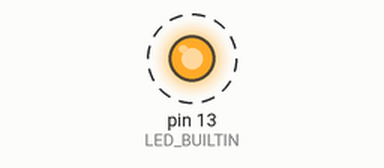
The sketch below on a simulated Arduino Uno, built with avr-gcc and run on an emulated ATmega328P. Parts: output pins drawn as LEDs (lit = HIGH). Dashed ring = blinking. What the sketch prints to the serial monitor is not drawn.

Above: at 0.12 s.
Timing chart, 0 to 3.0 s (numbered marks = the images above):
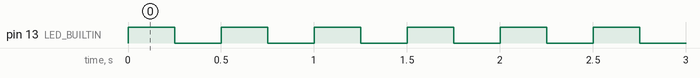

The sketch:

multi.ino
```cpp
#include "blinker.h"
#include <EEPROM.h>

Blinker led(LED_BUILTIN);

void setup() {
  led.begin();
  Serial.begin(9600);
}

void loop() {
  led.toggle();
  Serial.println(add3(EEPROM.read(0)));
  delay(250);
}
```

blinker.cpp
```cpp
#include "blinker.h"

void Blinker::begin() { pinMode(pin_, OUTPUT); }

void Blinker::toggle() {
  on_ = !on_;
  digitalWrite(pin_, on_ ? HIGH : LOW);
}
```

blinker.h
```cpp
#pragma once
#include <Arduino.h>

class Blinker {
 public:
  explicit Blinker(uint8_t pin) : pin_(pin) {}
  void begin();
  void toggle();
 private:
  uint8_t pin_;
  bool on_ = false;
};

extern "C" int add3(int x);
```

math.c
```cpp
int add3(int x) { return x + 3; }
```

Measured:
- by itself, pin 13 (LED_BUILTIN): alternates HIGH for 0.25 s and LOW for 0.25 s
